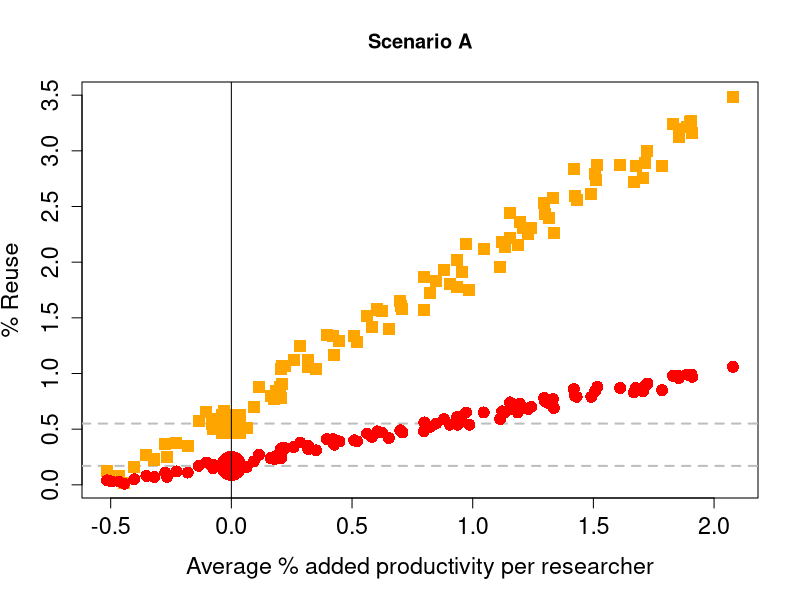
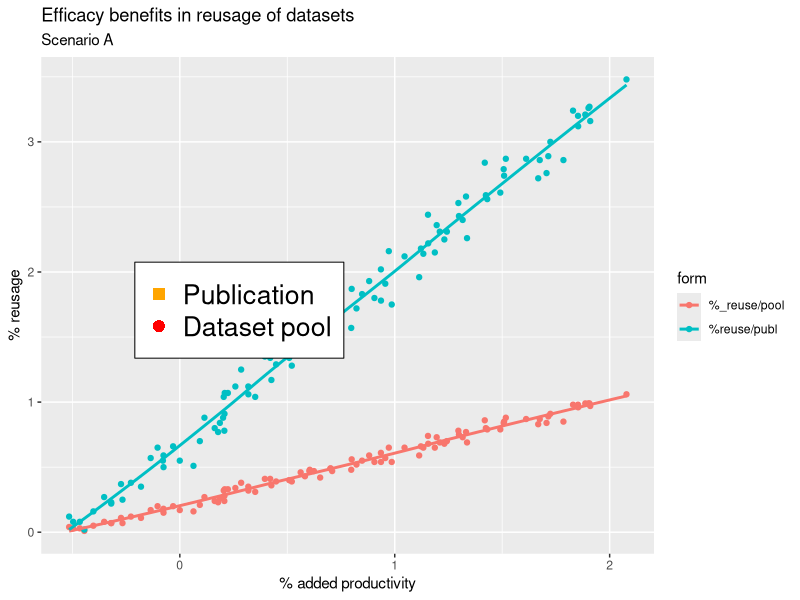
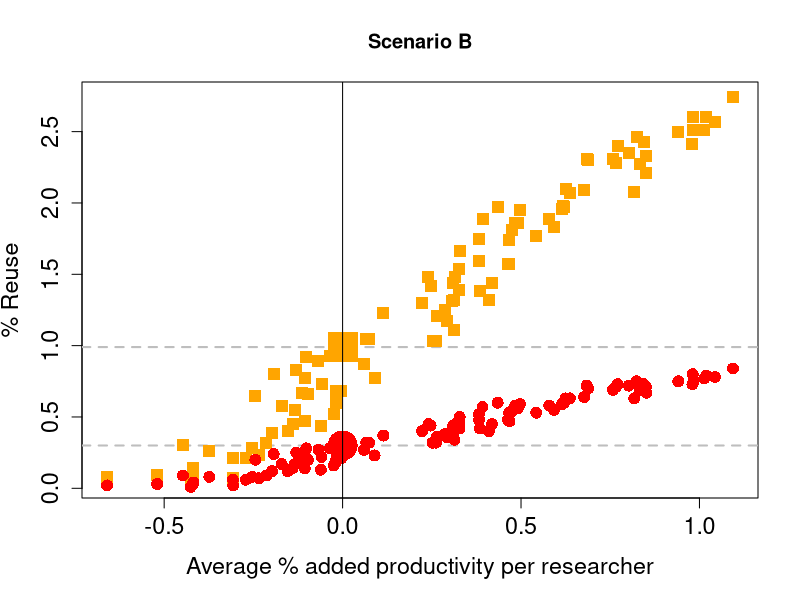
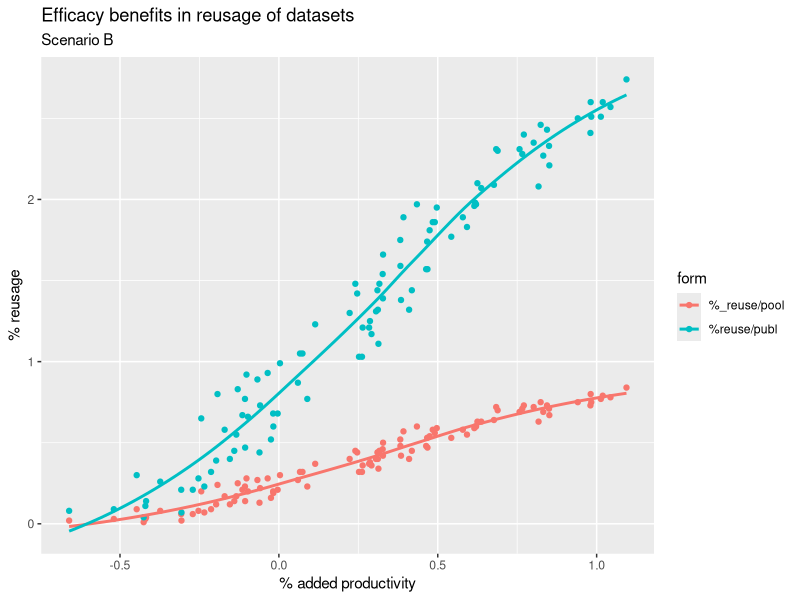
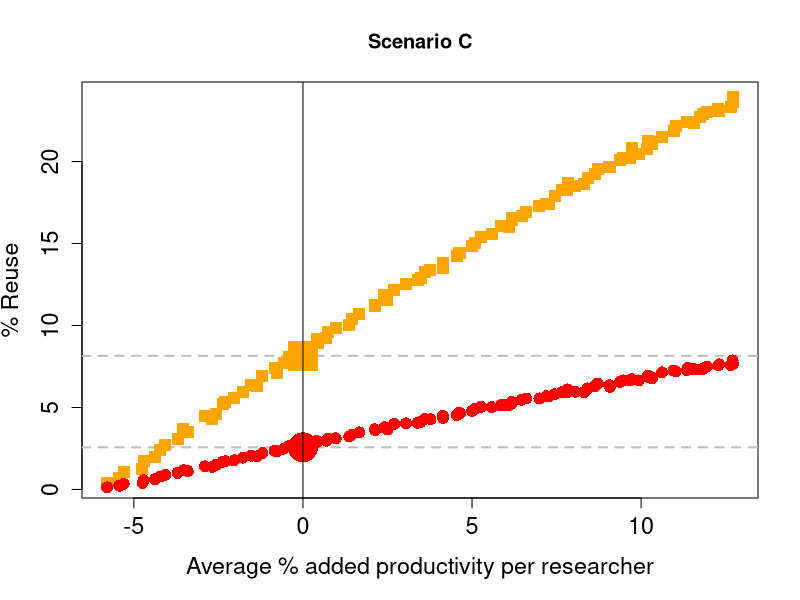
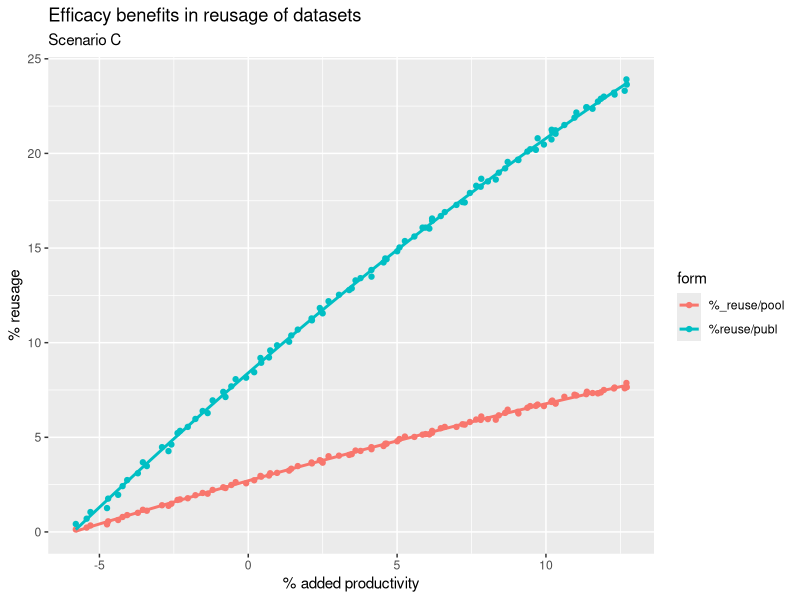
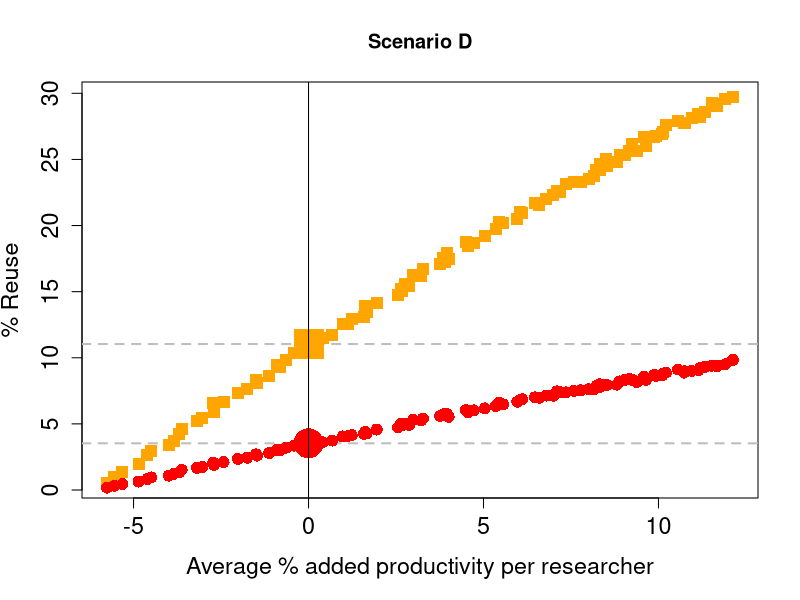
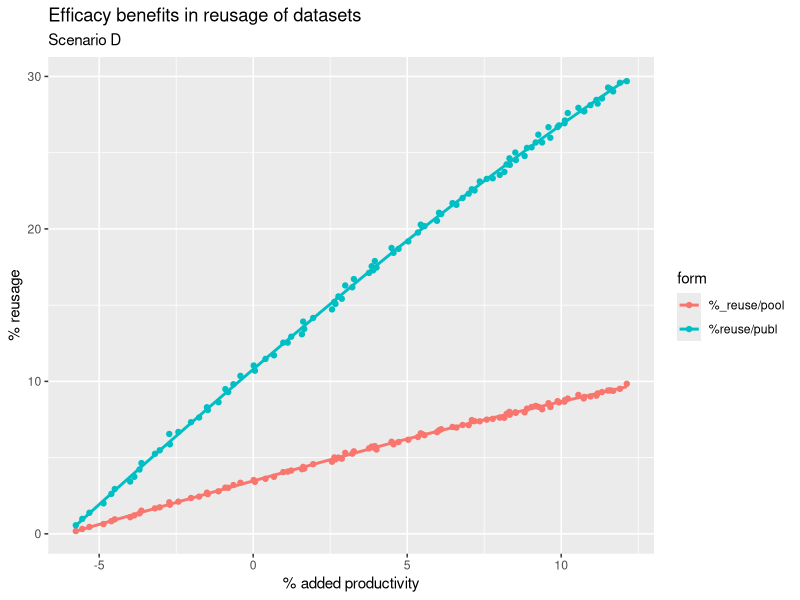

R code for these plots, in order:
#########################################################
# This is my try on recreating and possibly changing    #
# the base code of the gametheoretic model made by      #
# Tessa Ponk                                            #
#########################################################


# Setup -------------------------------------------------------------------

library(tidyverse)
library(ggplot2)

# Basic Parameters --------------------------------------------------------

set.seed(071996) # setting the seed in order to make my model reproducible 

N_Total_Researchers <- 10000 # I'll keep the total amount of researchers proposed by T.P.

t_paper <- tibble(t_paper = round(rnorm(10000, 47, 5))) %>% 
  mutate(t_paper, t_pap = t_paper / 365)
t_pap <- t_paper$t_pap #This tells us how long a researcher has in order to write a paper

t_data <- tibble(t_data = round(rnorm(10000, 73, 7))) %>% 
  mutate(t_data, t_dat = t_data / 365) #This tells us the amount of time a researcher spends in order to gather Data
t_dat <- t_data$t_dat

t_search <- round(runif(1,0.5,3), digits = 1) # This is not included in the original paper 
# t_search assumes that one spends at least 0.5-3 Days searching for an appripriate Dataset.
#t_data and t_paper are normally distributed amounts; i chose the proposed time by the original paper +/- ten percent

qx <- runif(1,0.1,0.2) #randomized decay rate¨
#I'll keep this one constant too, as I do not want to make the model more complex
# I've changed the parameter according to the following statistics: https://ec.europa.eu/info/research-and-innovation/strategy/goals-research-and-innovation-policy/open-science/open-science-monitor/facts-and-figures-open-research-data_en

# Visualize to show that our parameters are normally distributed:

distribution_paper <- ggplot(t_paper, aes(x = t_pap)) +
  geom_bar()

distribution_data <- ggplot(t_data, aes(x = t_dat)) +
  geom_bar()


# Defining the Function ---------------------------------------------------

#time_cost_share <- 15
#time_cost_know <- 15
#correction <- 100
#plotmainlabel <- "test"

set.seed(071996)

function_break_even <- function (time_cost_share,time_cost_know,y_nonShare,correction,plotmainlabel)  {
  
  y_share <- 100 - y_nonShare #The percentage of researchers which do not share their data
  probability <- c(y_share, y_nonShare)
  time_cost_share <- time_cost_share / 365 #This gets defined by the upper funktion         
  time_cost_know <- time_cost_know / 365  #This gets defined by the upper funktion    
  t_search <- t_search / 365 # I need to transform my own variable in order to make it a Fraction / Day
  
  ii<-1 #is going to be needed for a for-loop
  steps<- 100 #How often the for-loop gets activated  
  
  res_matrix <- matrix(,steps,7)

  # This correction is needed so the plots are within the correct range 
  # where the break-even point is visible. 
  f <-  0.000000000001 / correction        #Tessa Ponk does not explain this variable any further.
  # we therefore do not know where she takes these numbers from. I assume that she just
  # took a very small number.
  
  for (ii in 1:steps) {  
    
    #The formula below does not work with data-frames. This is why I have to reduce my
    #random sample to numeric variables. In a first test, I only used the mean. But the goal
    #of this reproduction is the increased randomness and complexity; this is why i chose
    #to use one random number out of my dataset instead.
    
    t_paper_var_test <- as.numeric(t_pap[sample(10000,1)])
    t_data_var_test <- as.numeric(t_dat[sample(10000,1)])
    
    t_paper_var <- as.numeric(summarise(t_paper, t_paper_var = mean(t_pap)))
    t_data_var <- as.numeric(summarise(t_data, t_data_var_test = mean(t_dat)))
    
    f <- f + 0.0000004/ correction #this makes even less sense to me.
    
    # steady state calculation of pool of available datasets X
    N_sharers <- (y_share/100)*N_Total_Researchers # total sharing researchers
    time_collect <-  t_paper_var  + time_cost_share + t_data_var  # This line includes my
    #new variable and my randomly generated datset
    time_no_collect <-  t_paper_var  + time_cost_share + time_cost_know + t_search
    
    Xmb <- (-(qx*time_collect-N_sharers*f)+sqrt((qx*time_collect-N_sharers* f)^2 -
                                                  4*(qx*f*time_no_collect)*-N_sharers))/(2*(qx*f*time_no_collect))
    
    pap_research <- rexp(N_Total_Researchers, rate= t_paper_var + t_data_var)
    # I've had to use the means of the two tibbles "t_paper" and "t_data" because 
    # the rexp funciton does not work with tibbles
    pub_research <- 1/pap_research
    share <- sample(c(0,1),N_Total_Researchers,replace=TRUE,probability)
    effect_rate <- pap_research * runif(10000,.9,1.1) 
    
    #The Effect Rate in the official
    #Paper is constant and equal to pap_research. I randomized it
    #effect_rate <- squish(effect_rate_full, quantile(effect_rate_full, c(.0001,.999))) #`I've had to
    #deal with outliers in some way.`
   
     Rate_List <- data.frame(pap_research, pub_research, effect_rate, share)
    #xy <- (1-(1/(1+(f*Xmb))))
    chance_appropriate_set <- lapply(pap_research,rbinom, 1, (1-(1/(1+(f*Xmb)))) ) #Chance of finding appropriate set
    Rate_List$use_opp <- sapply(chance_appropriate_set, sum)
    assign('chance_appropriate_set', chance_appropriate_set, globalenv())
    #Defining the cost benefits per researcher
    
    Rate_List$benefits<- round(t_dat*(Rate_List$use_opp/Rate_List$pap_research),3)     # per researcher saved time by reused datasets
    Rate_List$reusecost<-round(time_cost_know*(Rate_List$use_opp/Rate_List$pap_research),3)     # per researcher used time to process datasets for reuse
    Rate_List$cost<-round(time_cost_share*Rate_List$share,3)                  # per researcher cost 
    Rate_List$time<-round((t_pap+t_dat-Rate_List$benefits+Rate_List$cost+Rate_List$reusecost)*(pub_research/(t_pap+t_dat)),3)        # ta+td and costs and benefits. Normalize for speed researcher (Tr to t_a+t_d).
    Rate_List$Publ<-round(1/Rate_List$time,3)                                                              # publications, with costs benefits from reuse and sharing
    Rate_List$impact<-round((Rate_List$Publ),3) # impact with costs benefits from reuse and sharing
    
    head(Rate_List)
    sum(Rate_List$use_opp)/sum(Rate_List$Publ) 
    
    res_matrix[ii,1]<-round(Xmb,0)
    res_matrix[ii,2]<-sum(Rate_List$use_opp)
    res_matrix[ii,3]<-round((sum(Rate_List$use_opp)/sum(Rate_List$Publ))*100,2) # reuse publications per year 
    res_matrix[ii,4]<-round((sum(Rate_List$use_opp)/Xmb)*100,2) # reuse datasets per year
    res_matrix[ii,5]<-sum(Rate_List$impact-Rate_List$effect_rate)/N_Total_Researchers
    res_matrix[ii,6]<-f
    res_matrix[ii,7]<-((sum(Rate_List$impact-Rate_List$effect_rate)/N_Total_Researchers)/mean(Rate_List$impact))*100
    
  }
  
  colnames(res_matrix)<-c("totalPool","reuse","%reuse/publ","%_reuse/pool","av.imp/res","f_param","%impactinc")
  
  f_approx<-res_matrix[which(abs(res_matrix[,5])==min(abs(res_matrix[,5]))),6]
  publperc_approx<-as.numeric(res_matrix[which(abs(res_matrix[,5])==min(abs(res_matrix[,5]))),3])
  dataperc_approx<-as.numeric(res_matrix[which(abs(res_matrix[,5])==min(abs(res_matrix[,5]))),4])
  
  perc5_prod <-as.numeric(res_matrix[which(abs(res_matrix[,5])==min(abs(res_matrix[,5]))),7])
  
  
  plot(res_matrix[,7],res_matrix[,3],pch=15,main=plotmainlabel,cex.axis=1.4,cex.lab=1.4,
       col="orange",xlab="Average % added productivity per researcher",ylab="% Reuse")
  abline(h=publperc_approx,col="grey",lty=2,lwd=2)
  abline (h=dataperc_approx, col="grey",lty=2, lwd=2)
  points(res_matrix[,7],res_matrix[,3],pch=15,col="orange",cex=1.6)
  points(res_matrix[,7],res_matrix[,4],pch=16,col="red",cex=1.6)
  points(0,dataperc_approx,col="red",cex=4,pch=16)
  points(0,publperc_approx,col="orange",cex=4,pch=15)
  abline(v=0)
  
  res_ma_tibb <- as_tibble(res_matrix)
  
  res_ma_tibb <- res_ma_tibb %>% 
    gather(`%_reuse/pool`, `%reuse/publ`, key = "form", value = "percent")
  
  print(ggplot(data = res_ma_tibb, mapping = aes(`%impactinc`, percent)) + 
          geom_point(aes(color = form)) +
          geom_smooth(aes(color = form), se = FALSE) +
          labs(title = "Efficacy benefits in reusage of datasets", subtitle = plotmainlabel, x = "% added productivity", y = "% reusage"))
  
  assign('Rate_List', Rate_List, globalenv())
  assign('Results Matrix', res_matrix, globalenv())
  
  if (plotmainlabel=="Scenario A"){
    legend(-0.4,200/correction,cex=1.6,legend=c("Publication", "Dataset pool"),pch=c(15,16),col=c("orange","red")) 
    
  } # end of if statement
  
}


function_break_even(time_cost_share = 1,time_cost_know = 1,y_nonShare = 50, correction=100,plotmainlabel="Scenario A")
function_break_even(time_cost_share = 1,time_cost_know = 15,y_nonShare = 50,correction=125,plotmainlabel="Scenario B")
function_break_even(time_cost_share = 15,time_cost_know = 1,y_nonShare = 50,correction=9,plotmainlabel="Scenario C")
function_break_even(time_cost_share = 15,time_cost_know = 15,y_nonShare = 50,correction=6.5,plotmainlabel="Scenario D")

summary(Rate_List)

